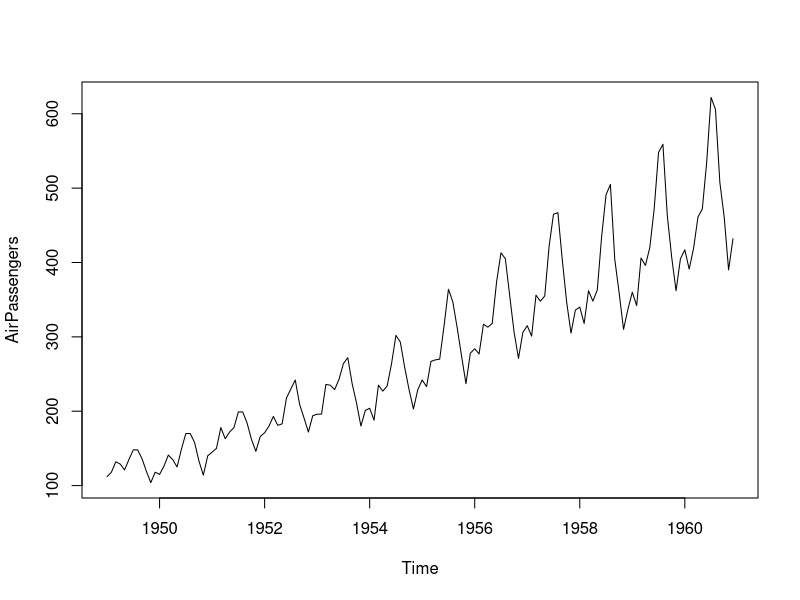
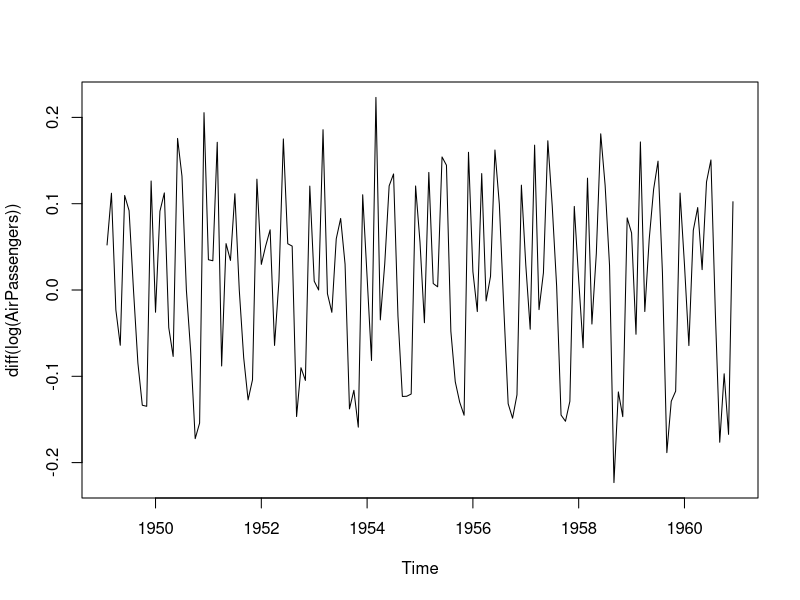
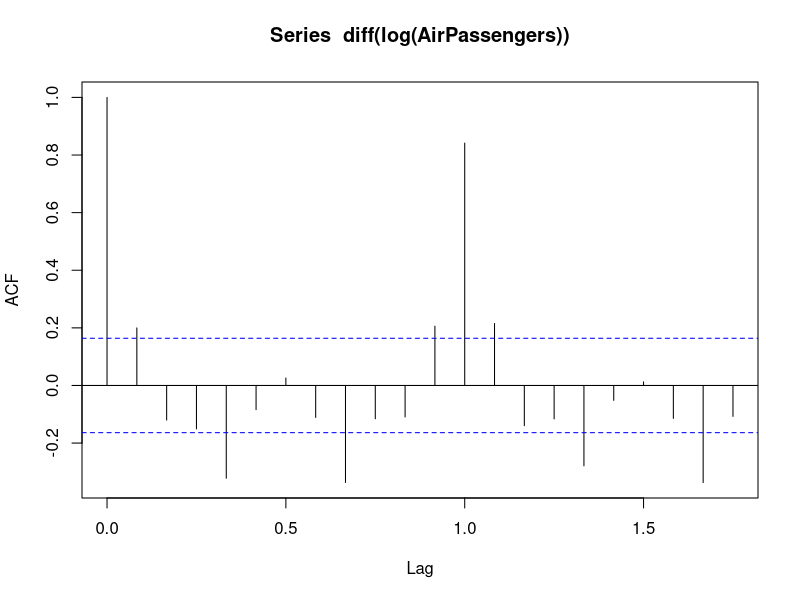
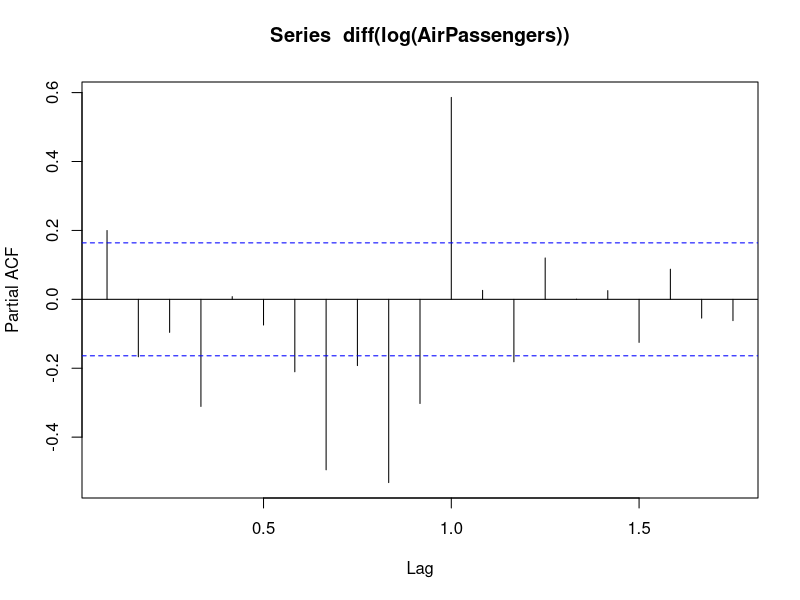
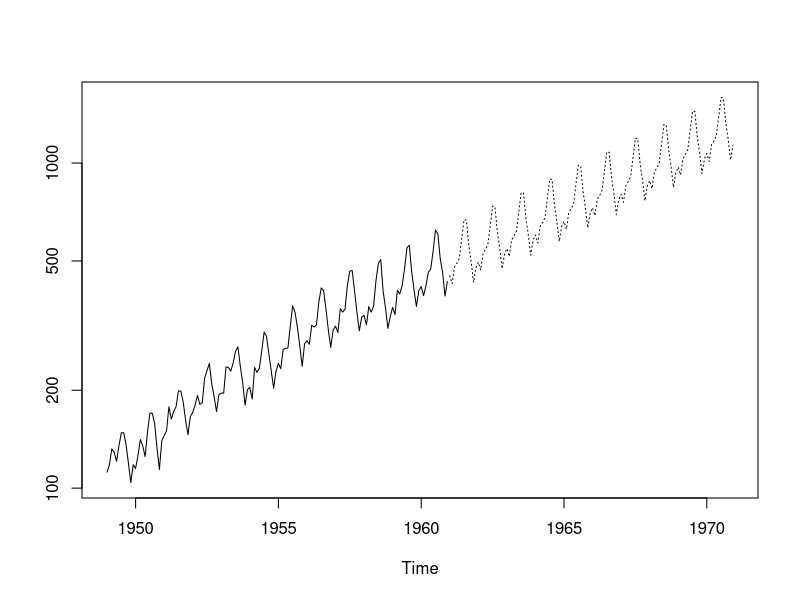

R code for these plots, in order:
# Loading Original Dataframe
data("AirPassengers")

# To count the number of time periods per instance
frequency(AirPassengers)

# Year vs Travellers count - plot
plot(AirPassengers)

# Converting dataset in the way, mean and variance becomes constant
# Log Function - Make Variance even
# Differentiation - Make mean constatn throughout series 

plot(diff(log(AirPassengers)))

# Building model - ARIMA Model

# ARIMA - Auto Regressive Integration Moving Average

# To find value of q
# Auto corelation Function
acf(diff(log(AirPassengers)))
q = 1

# To find value of p
# Partial Auto Corelation Function
pacf(diff(log(AirPassengers)))
p = 0

# Building our model
# p = 0, d = 1, q = 1
# d = 1 denotes, data has to be differentiated once
arima_model = arima(log(AirPassengers), c(0, 1, 1), seasonal = list(order = c(0, 1, 1), period = 12))

# Predicting what will be the passenger's count for the next 10 years with our model 
test_model = predict(arima_model, n.ahead = 10*12)

# Converting log value to decimal values - as we have used log function
test_values = 2.718^test_model$pred

# Plot the input data and prediction in single plot
ts.plot(AirPassengers,test_values, log = "y", lty=c(1,3))

# To check how our model performs 
# Original Dataset contains values for years 1949 to 1960
# To test our model, training data is going to have values between 1949 and 1959
filtered_data = ts(AirPassengers, frequency = 12, start = c(1949,1), end = c(1959,12))

# Fit our model with the filtered data
test_arima_model = arima(log(filtered_data), c(0, 1, 1), seasonal = list(order = c(0, 1, 1), period = 12))

# Predicting for the year 1960
predict_1960 = predict(test_arima_model, n.ahead = 1 * 12)

predict_1960_values = 2.718^predict_1960$pred

# Round off to nearby integer
predict_1960_values = round(predict_1960_values, digits = 0)

# original Values
original_1960 = tail(AirPassengers, 12)

#               sample Result for the year 1960 

#          Jan Feb Mar Apr May Jun Jul Aug Sep Oct Nov Dec
#Our model 419 399 466 454 473 547 622 630 526 462 406 452
#Original  417 391 419 461 472 535 622 606 508 461 390 432
